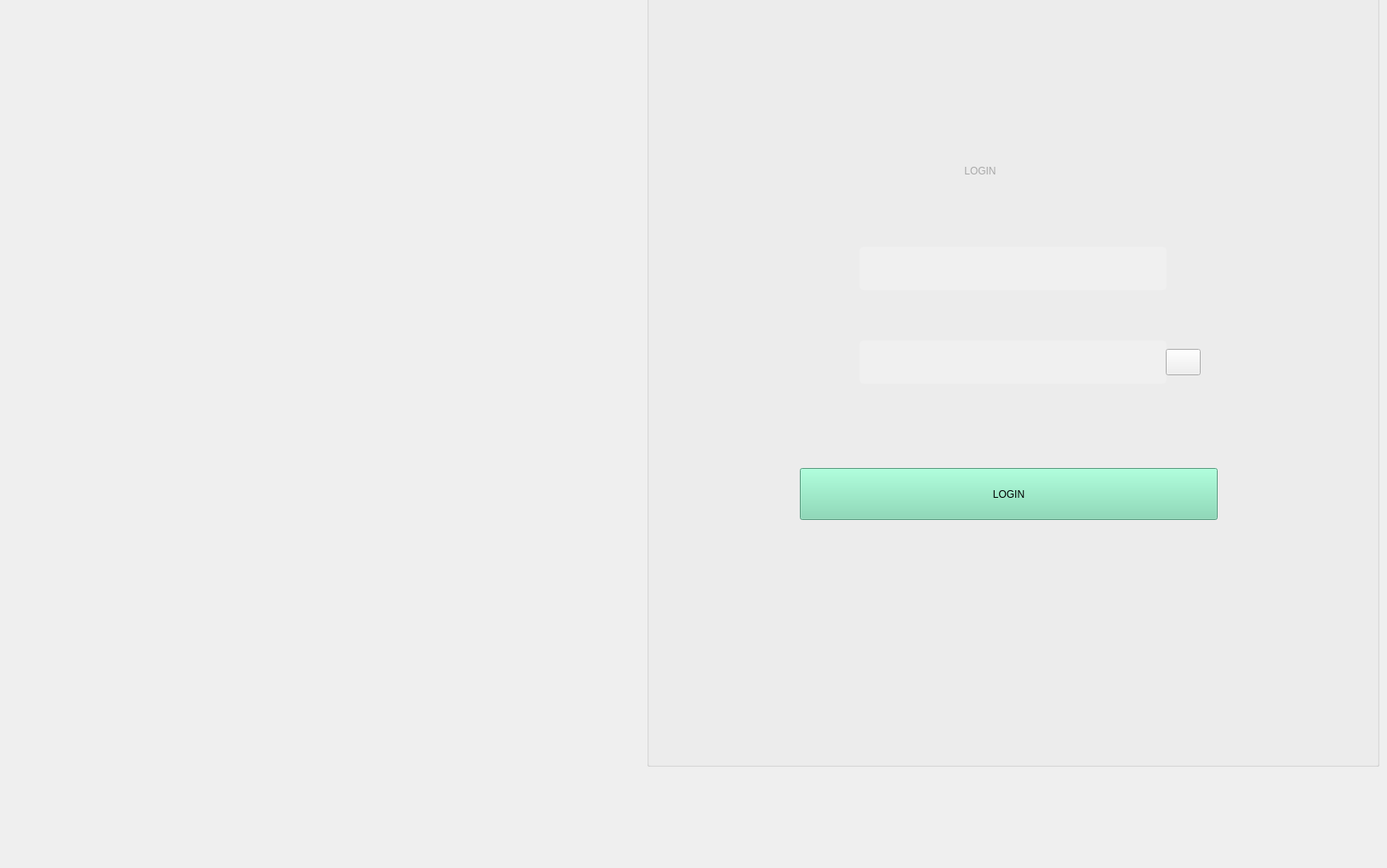
    <widget class="QWidget" name="page_2">
     <widget class="QGroupBox" name="groupBox_3">
      <property name="geometry">
       <rect>
        <x>760</x>
        <y>-110</y>
        <width>861</width>
        <height>1011</height>
       </rect>
      </property>
      <property name="styleSheet">
       <string notr="true">border-image: url(:/resources/7988.jpg);</string>
      </property>
      <property name="title">
       <string/>
      </property>
     </widget>
     <widget class="QLabel" name="label_21">
      <property name="geometry">
       <rect>
        <x>1130</x>
        <y>150</y>
        <width>121</width>
        <height>101</height>
       </rect>
      </property>
      <property name="styleSheet">
       <string notr="true">font: 600 20pt &quot;Segoe UI Semibold&quot;;
color: rgb(168, 168, 168);</string>
      </property>
      <property name="text">
       <string> LOGIN</string>
      </property>
     </widget>
     <widget class="QPushButton" name="pushButton_Confirmer">
      <property name="geometry">
       <rect>
        <x>940</x>
        <y>550</y>
        <width>491</width>
        <height>61</height>
       </rect>
      </property>
      <property name="styleSheet">
       <string notr="true">background-color: #79d9b0;;
color: black;
font: 700 20pt &quot;Segoe UI&quot;;</string>
      </property>
      <property name="text">
       <string>LOGIN</string>
      </property>
     </widget>
     <widget class="QLabel" name="label_31">
      <property name="geometry">
       <rect>
        <x>-110</x>
        <y>-50</y>
        <width>961</width>
        <height>951</height>
       </rect>
      </property>
      <property name="styleSheet">
       <string notr="true">border-image: url(:/resources/bba.png);</string>
      </property>
      <property name="text">
       <string/>
      </property>
     </widget>
     <widget class="QLabel" name="label_35">
      <property name="geometry">
       <rect>
        <x>970</x>
        <y>170</y>
        <width>441</width>
        <height>51</height>
       </rect>
      </property>
      <property name="text">
       <string/>
      </property>
     </widget>
     <widget class="QLineEdit" name="mailLogin">
      <property name="geometry">
       <rect>
        <x>1010</x>
        <y>290</y>
        <width>361</width>
        <height>51</height>
       </rect>
      </property>
      <property name="styleSheet">
       <string notr="true">QLineEdit {
    background-color: #f0f0f0; /* Light gray background */
    border-radius: 5px;         /* Rounded corners */
    padding: 5px;               /* Padding inside the input */
    color: #333;                /* Text color */
    font-size: 14px;            /* Font size */
}

QLineEdit:focus {
    border: 2px solid #2196F3;  /* Blue border when focused */
    background-color: #e1f5fe;  /* Light blue background when focused */
}</string>
      </property>
     </widget>
     <widget class="QLineEdit" name="lineEdit_2">
      <property name="geometry">
       <rect>
        <x>1010</x>
        <y>400</y>
        <width>361</width>
        <height>51</height>
       </rect>
      </property>
      <property name="styleSheet">
       <string notr="true">QLineEdit {
    background-color: #f0f0f0; /* Light gray background */
    border-radius: 5px;         /* Rounded corners */
    padding: 5px;               /* Padding inside the input */
    color: #333;                /* Text color */
    font-size: 14px;            /* Font size */
}

QLineEdit:focus {
    border: 2px solid #2196F3;  /* Blue border when focused */
    background-color: #e1f5fe;  /* Light blue background when focused */
}</string>
      </property>
     </widget>
     <widget class="QPushButton" name="btn_eye">
      <property name="geometry">
       <rect>
        <x>1370</x>
        <y>410</y>
        <width>41</width>
        <height>31</height>
       </rect>
      </property>
      <property name="text">
       <string/>
      </property>
      <property name="icon">
       <iconset resource="background.qrc">
        <normaloff>:/resources/po.jpeg</normaloff>:/resources/po.jpeg</iconset>
      </property>
      <property name="iconSize">
       <size>
        <width>50</width>
        <height>50</height>
       </size>
      </property>
     </widget>
     <widget class="QLabel" name="label_36">
      <property name="geometry">
       <rect>
        <x>940</x>
        <y>549</y>
        <width>491</width>
        <height>71</height>
       </rect>
      </property>
      <property name="text">
       <string/>
      </property>
     </widget>
     <zorder>groupBox_3</zorder>
     <zorder>label_35</zorder>
     <zorder>mailLogin</zorder>
     <zorder>lineEdit_2</zorder>
     <zorder>label_21</zorder>
     <zorder>btn_eye</zorder>
     <zorder>label_31</zorder>
     <zorder>label_36</zorder>
     <zorder>pushButton_Confirmer</zorder>
    </widget>
